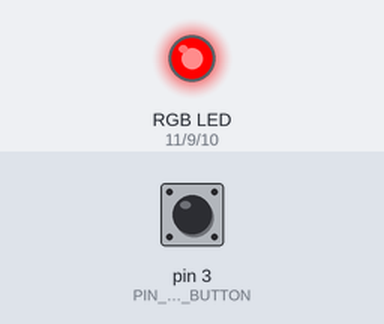
Bench run of a sketch on a simulated Arduino Uno, built with avr-gcc and run on an emulated ATmega328P. Parts: an RGB LED mixed from three pins (HIGH = lit). The inputs (shaded band) are chosen by the test bench; at power-on: pin 3 (PIN_MODE_BUTTON) LOW. Dim RGB values are drawn brighter than linear.

Above: at 1.2 s.
1.3 s: pin 3 (PIN_MODE_BUTTON) pulled HIGH for 0.15 s
At 2.6 s:
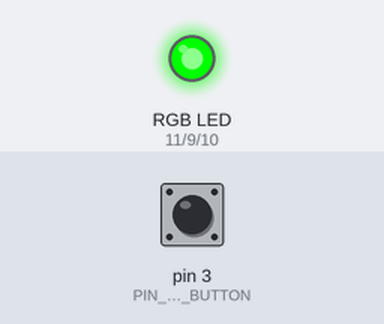
2.9 s: pin 3 (PIN_MODE_BUTTON) pulled HIGH for 1 s
At 5.1 s:
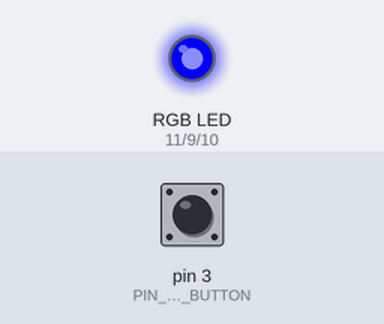
5.4 s: pin 3 (PIN_MODE_BUTTON) pulled HIGH for 0.15 s
At 6.0 s:
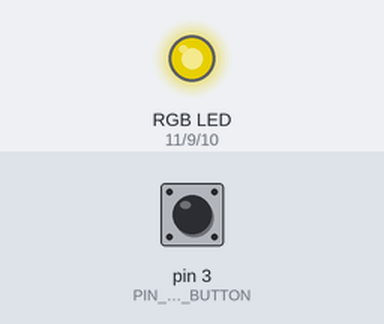
7.1 s: pin 3 (PIN_MODE_BUTTON) pulled HIGH for 3.2 s
At 8.4 s:
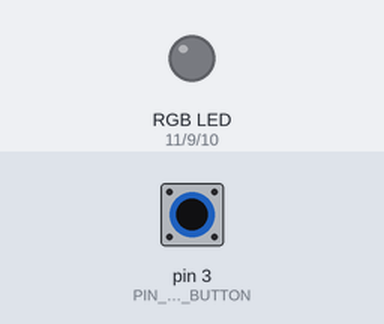
11.8 s: pin 3 (PIN_MODE_BUTTON) pulled HIGH for 0.15 s
At 13.2 s:
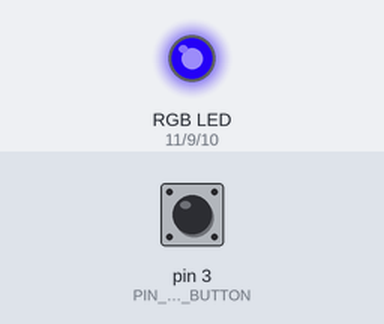
13.5 s: pin 3 (PIN_MODE_BUTTON) pulled HIGH for 1 s
At 16.5 s:
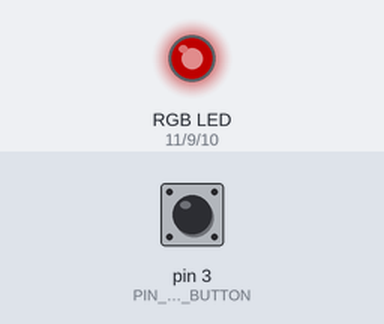
Timing chart, 0 to 18.5 s (numbered marks = the images above; inputs shaded):
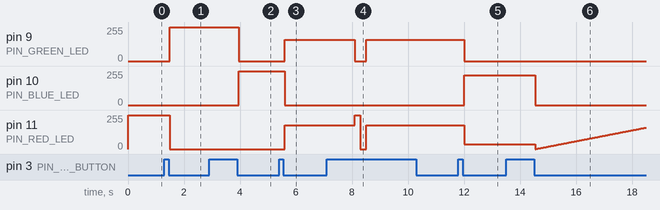

The sketch:

arduino_bunny_nightlight.ino
```cpp
// (licence header left out)
/* PINs */
const int PIN_MODE_BUTTON = 3; // The pin to which the mode button is hooked up.
const int PIN_RED_LED = 11; // The pin that controls the RED component of the LED.
const int PIN_BLUE_LED = 10; // The pin that controls the BLUE component of the LED.
const int PIN_GREEN_LED = 9; // The pin that controls the GREEN component of the LED.

/* Button behaviour. */
const long debounceDelay = 50; // Debounce time delay.
int modeButtonState = LOW; // Current state of the mode button.
int prev_reading = LOW; // Previous read state of the mode button.
unsigned long lastDebounceTime = 0; // The last time the reading changed.
const int longPressDelay = 1000;  // how much time in ms needs to pass before this is considered a long press.
boolean longPressInProgress = false; // indicates if long press is currently in progress.


/* Light modes and behaviour */
const int LIGHT_MODE_SINGLE_SOLID = 0; // display single solid color, does not change until mode button is clicked.
const int LIGHT_MODE_SINGLE_PULSATE = 1; // pulsate the single solid color, does not change until mode button is clicked.
const int LIGHT_MODE_MULTIPLE_PULSATE = 2; // pulsate the single solid color, and switch to the next one over automatically.

int selectedMode = 0; // Indicates current light mode.
int selectedColor = 0; // Indicates current light color.

const long COLOR_PULSE_STEPS = 5000; // how many "steps" the lightning should happen over - each step takes at least 1ms.
int currentStep = -1; // current lightning step.
int oldR, oldG, oldB = -1; // old color.
int newR, newG, newB = -1; // new color.

const int COLORS[5][3] = { // The array of colors (R, G, B) for the light.
  {255, 0, 0}, // Red
  {0, 255, 0}, // Green
  {0, 0, 255}, // Blue
  {180, 161, 0}, // Yellow
  {34, 0, 225} // Purple
};

/* Sleep variables. */
boolean isAsleep = false; // Indicates whether we are currently asleep or not.
unsigned long sleepTimer = 0; // Sleep timer from which the count starts.
const long SLEEP_INTERVALS[3] = {900000, 1800000, 3600000}; // 15 / 30 / 60 minutes delay.
int selectedSleepInterval = -1; // The sleep interval that is currently selected.

void setup() {
  pinMode(PIN_MODE_BUTTON, INPUT);

  // Init mode and color.
  selectedMode = 0;
  selectedColor = 0;
  lightRGB(0, 0, 0);
}

void loop() {
  // Read the states of the pin.
  int reading = digitalRead(PIN_MODE_BUTTON);

  // If the current reading is different from the reading obtained in the previous cycle, start
  // counting the delay.
  if (reading != prev_reading) {
    lastDebounceTime = millis();
  }

  // Remember the reading taken in this loop.
  prev_reading = reading;

  // If the time interval specified by the debounce delay has passed and the
  // most recent reading is not the same as the current button state
  // we consider it a successful reading.
  if (((millis() - lastDebounceTime) > debounceDelay  && (reading != modeButtonState))) {
    // Update the button stae.
    modeButtonState = reading;

    // If the state is HIGH, assume that this is a long press.
    if (modeButtonState == HIGH){
      longPressInProgress = true;
    } else {
      // If the state is LOW, and long press was in progress (but has not
      // completed, handle this as a short press.
      if (longPressInProgress) {
        longPressInProgress = false;
        handleShortPress();
      }
    }
  }

  // If the long press in progress, and we've surpassed the long press delay required,
  // we can handle this as a long press.
  if (longPressInProgress && ((millis() - lastDebounceTime) > longPressDelay)) {
    handleLongPress();
    longPressInProgress = false;
  }

  // If we are awake and a sleep interval was selected, and the required time has elapsed, go to sleep.
  // Note that here we take advantage of the short-circuit evaluation. If we are not awake, the
  // last condition won't be checked so we should not worry about the overflow.
  if (isAsleep == false && selectedSleepInterval != -1 && millis() - sleepTimer > SLEEP_INTERVALS[selectedSleepInterval]){
    isAsleep = true;
    lightRGB(0, 0, 0);
  }

  // If we are not asleep,setup the lightning.
  if (!isAsleep) {
    switch (selectedMode) {
      // For solid color, just use the values of the currently selected
      // color from the color table.
      case LIGHT_MODE_SINGLE_SOLID:
        lightRGB(COLORS[selectedColor][0], COLORS[selectedColor][1], COLORS[selectedColor][2]);
        break;

      // For single pulsating color, do the initial setup, the pulsating is between
      // (0, 0, 0) and the target color.
      case LIGHT_MODE_SINGLE_PULSATE:
        if (currentStep == -1) {
          oldR = 0; newR = COLORS[selectedColor][0];
          oldG = 0; newG = COLORS[selectedColor][1];
          oldB = 0; newB = COLORS[selectedColor][2];

          currentStep = 1;
        }

        // Light up!
        lightStep(true);
        break;

      // For multiple pulsating colors, do the initial setup, the pulsating is between
      // the fest color and the following color.
      case LIGHT_MODE_MULTIPLE_PULSATE:
        if (currentStep == -1) {
          oldR = COLORS[selectedColor][0]; newR = COLORS[selectedColor + 1][0];
          oldG = COLORS[selectedColor][1]; newG = COLORS[selectedColor + 1][1];
          oldB = COLORS[selectedColor][2]; newB = COLORS[selectedColor + 1][2];

          // Advance color selection because once this cycke is over,
          // we will go from color 1 to color 2 in the table.
          selectedColor = 1;
          currentStep = 1;
        }

        // Light up!
        lightStep(false);
        break;
    }
  }
}

/**
 * Handles long press which is used to set a sleep timer.
 */
void handleLongPress(){
  // Capture when timer starts.
  sleepTimer = millis();

  // Advance to the next interval (loops through the possible values).
  if (selectedSleepInterval + 1 < sizeof(SLEEP_INTERVALS) / sizeof(SLEEP_INTERVALS[0])) {
    selectedSleepInterval++;
  } else {
    selectedSleepInterval = 0;
  }

  // Acknowledge first interval with 1 red blink, second with 2, third with 3...
  showAcknowledgementPattern((selectedSleepInterval + 1));
}

/**
 * Handles short press which is used to loop through colors.
 */
void handleShortPress(){
    // If we are asleep, cancel the timer and do nothing.
    if (isAsleep){
      isAsleep = false;
      sleepTimer = 0;
      selectedSleepInterval = -1;
    } else {
      switch (selectedMode) {
        // If the current mode is to display solid lights:
        case LIGHT_MODE_SINGLE_SOLID:
          // Move to the next color, unless the current color is the last color in the list.
          if (selectedColor + 1 < sizeof(COLORS) / sizeof(COLORS[0])) {
            selectedColor++;
            // If the current color is the last color in the list, move to the next state.
          } else {
            selectedMode = LIGHT_MODE_SINGLE_PULSATE;
            currentStep = -1;
            selectedColor = 0;
          }
          break;

        // If current mode is to pulsate a single light:
        case LIGHT_MODE_SINGLE_PULSATE:
          // Move to the next color, unless the current color is the last color in the list.
          if (selectedColor + 1 < sizeof(COLORS) / sizeof(COLORS[0])) {
            selectedColor++;
            currentStep = -1;
            // If the current color is the last color in the list, move to the next state.
          } else {
            selectedMode = LIGHT_MODE_MULTIPLE_PULSATE;
            currentStep = -1;
            selectedColor = 0;
          }
          break;

        // If the current mode is to pulsate through multiple lights:
        case LIGHT_MODE_MULTIPLE_PULSATE:
          // Move to the next state.
          selectedMode = LIGHT_MODE_SINGLE_SOLID;
          selectedColor = 0;
          break;
      }
  }
}

/**
 * Lighting processing for single pulsating light / crossfading lights.
 */
void lightStep(bool single_pulse) {
  // Calculate the appropriate value for each component and light up.
  lightRGB(calculateComponentValue(oldR, newR), calculateComponentValue(oldG, newG), calculateComponentValue(oldB, newB));

  // Delay of at least 1ms for each step.
  delay(1);

  // Increment the steo count.
  currentStep++;

  // Check if we've completed all steps.
  if ((currentStep > COLOR_PULSE_STEPS)) {

    // For a single pulse, we simply swap the values
    // of (0, 0, 0) and the current color.
    if (single_pulse == true) {
      swap( & oldR, & newR);
      swap( & oldG, & newG);
      swap( & oldB, & newB);

      // For multiple pulses, we shift old/new color by one.
    } else {

      int idx_oldC = selectedColor;
      int idx_newC = (selectedColor + 1 < sizeof(COLORS) / sizeof(COLORS[0])) ? selectedColor + 1 : 0;

      selectedColor = idx_newC;

      oldR = COLORS[idx_oldC][0]; newR = COLORS[idx_newC][0];
      oldG = COLORS[idx_oldC][1]; newG = COLORS[idx_newC][1];
      oldB = COLORS[idx_oldC][2]; newB = COLORS[idx_newC][2];

    }

    // Reset step count.
    currentStep = 1;
  }
}

/**
 * Calculate the component change delta and divide it by the number of steps to calculate
 * change per step. Then, multiply it by the current step to obtain the delta value between
 * the original color component value to the component value at the current step.
 */
int calculateComponentValue(int oldV, int newV) {
  int delta = round((abs(oldV - newV) / (COLOR_PULSE_STEPS * 1.0)) * currentStep);
  int calV = -1;

  // Going down.
  if (oldV > newV) {
    calV = oldV - delta;

    // Just a precaution to wrap up the values.
    if (calV < 0) {
      calV = 0;
    }
    // Or up.
  } else {
    calV = oldV + delta;

    // Just a precaution to wrap up the values.
    if (calV > 255) {
      calV = 255;
    }
  }

  return calV;
}

/**
 * Helper, swaps two integers.
 */
void swap(int * a, int * b) {
  int tmp = * a; * a = * b; * b = tmp;
}

/**
 * Helper, lights the RGB light.
 */
void lightRGB(int red, int green, int blue){
    analogWrite(PIN_RED_LED, red);
    analogWrite(PIN_GREEN_LED, green);
    analogWrite(PIN_BLUE_LED, blue);
}

/**
 * Helper that shows an acknowledgement pattern - a number of
 * blinks specified by blink_count.
 */
void showAcknowledgementPattern(int blink_count) {
  for (int i=0; i < blink_count; i++){
      lightRGB(255, 0, 0);
      delay(200);

      lightRGB(0, 0, 0);
      delay(200);
  }
}
```

Measured:
- after the input at 1.3 s, pin 9 (PIN_GREEN_LED): 0/255 → 255/255 after 0.20 s; pin 11 (PIN_RED_LED): 255/255 → 0/255 after 0.20 s
- after the input at 2.9 s, pin 9 (PIN_GREEN_LED): 255/255 → 0/255 after 1.1 s; pin 10 (PIN_BLUE_LED): 0/255 → 255/255 after 1.1 s
- after the input at 5.4 s, pin 9 (PIN_GREEN_LED): 0/255 → 161/255 after 0.20 s; pin 10 (PIN_BLUE_LED): 255/255 → 0/255 after 0.20 s; pin 11 (PIN_RED_LED): 0/255 → 180/255 after 0.20 s
- after the input at 7.1 s, pin 9 (PIN_GREEN_LED): 161/255 → 0/255 after 1.0 s, → 161/255 0.40 s later; pin 11 (PIN_RED_LED): 180/255 → 255/255 after 1.0 s, → 0/255 0.20 s later, → 180/255 0.20 s later
- after the input at 11.8 s, pin 9 (PIN_GREEN_LED): 161/255 → 0/255 after 0.20 s; pin 10 (PIN_BLUE_LED): 0/255 → 225/255 after 0.20 s; pin 11 (PIN_RED_LED): 180/255 → 34/255 after 0.20 s
- after the input at 13.5 s, pin 10 (PIN_BLUE_LED): 225/255 → 0/255 after 1.1 s
